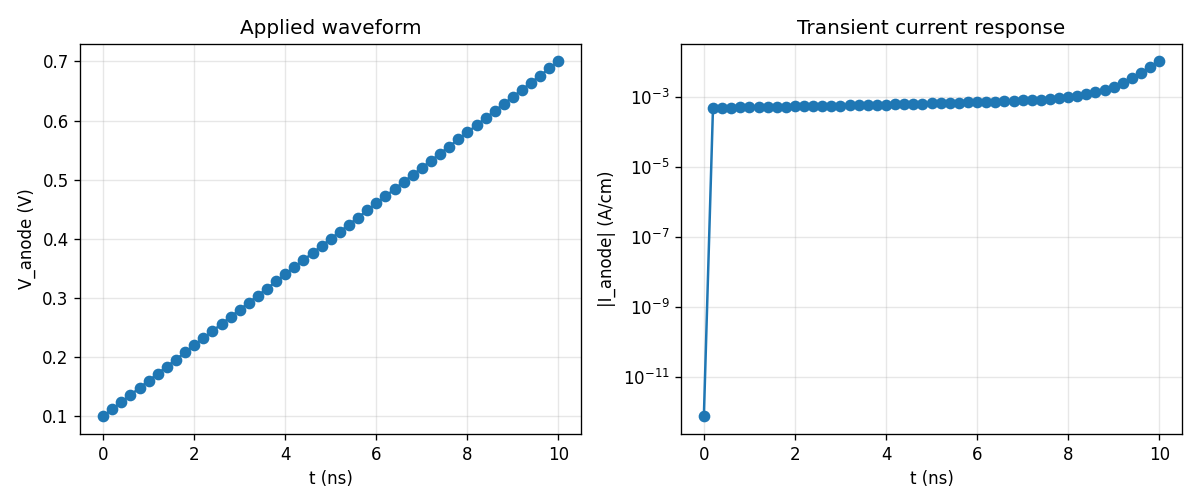

Write the Python code that produced this figure.
"""
Example 10 — Transient DC: pn diode turn-on ramp.

Demonstrates Phase 2a's new `DeviceSolver.transient_sweep`:
drive the anode of a Si p-n junction through a 0.1 → 0.7 V linear
ramp and record the current at each time step with BDF1 integration.

The result traces the exponential I(V) turn-on characteristic
dynamically, showing ~10 decades of current rise over the 10 ns
ramp as the junction crosses the Shockley knee. Captures both the
DC I-V shape and the (modest) capacitive/transit delay inherent to
the drift-diffusion response.

Run:
    python examples/10_pn_transient.py
"""
from __future__ import annotations

import numpy as np

from opentcad.device.solver import DeviceSolver
from opentcad.geometry.formats import Material
from opentcad.geometry.structure import Structure
from opentcad.materials.database import load_material


def build_diode():
    return (Structure(width_um=1.0, name="pn_transient")
            .add_substrate("p", 0.5, Material.SI, doping_Na=1e17)
            .add_layer   ("n", 0.5, Material.SI, doping_Nd=1e17)
            .add_contact ("anode",   0.0, 1.0, "p", surface="bottom")
            .add_contact ("cathode", 0.0, 1.0, "n", surface="top"))


def main():
    print("Building pn diode...")
    mf = build_diode().to_meshfield(mesh_size_um=0.04)
    print(f"  mesh: {mf.n_cells} triangles, {mf.n_points} nodes")

    solver = DeviceSolver(mf, {"Silicon": load_material("Si")})

    # 0.1 → 0.7 V linear ramp over 10 ns, 50 time points.
    times = np.linspace(0.0, 10e-9, 51)
    V = np.interp(times, [0.0, 10e-9], [0.1, 0.7])

    print("\nRunning transient_sweep (BDF1)...")
    t, I = solver.transient_sweep({"anode": V}, times,
                                    measure_contacts=["anode"])

    I_anode = np.asarray(I["anode"])
    print(f"\n  {'t (ns)':>7}  {'V (V)':>6}  {'I (A/cm)':>12}")
    for k in range(0, len(t), 10):
        print(f"  {t[k]*1e9:7.2f}  {V[k]:6.3f}  {I_anode[k]:12.3e}")
    print(f"  (final: V={V[-1]}, I={I_anode[-1]:.3e})")

    I_rise = abs(I_anode[-1]) / max(abs(I_anode[0]), 1e-30)
    print(f"\n  current rise over ramp: {I_rise:.2e}x")

    try:
        import matplotlib.pyplot as plt
    except ImportError:
        print("\n  (matplotlib not installed - skipping plot)")
        return

    t_ns = np.asarray(t) * 1e9
    fig, axes = plt.subplots(1, 2, figsize=(10, 4.2))

    axes[0].plot(t_ns, V, "o-")
    axes[0].set_xlabel("t (ns)"); axes[0].set_ylabel("V_anode (V)")
    axes[0].set_title("Applied waveform")
    axes[0].grid(True, alpha=0.3)

    ok = np.abs(I_anode) > 0
    axes[1].semilogy(t_ns[ok], np.abs(I_anode[ok]), "o-")
    axes[1].set_xlabel("t (ns)"); axes[1].set_ylabel("|I_anode| (A/cm)")
    axes[1].set_title("Transient current response")
    axes[1].grid(True, alpha=0.3)

    fig.tight_layout()
    out = "examples/10_pn_transient.png"
    fig.savefig(out, dpi=120)
    print(f"\n  plot saved to {out}")


if __name__ == "__main__":
    main()
